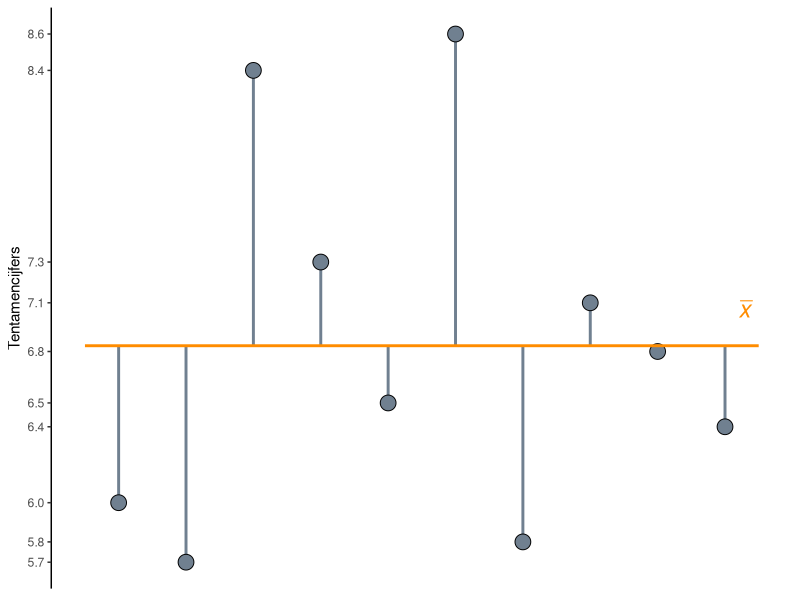
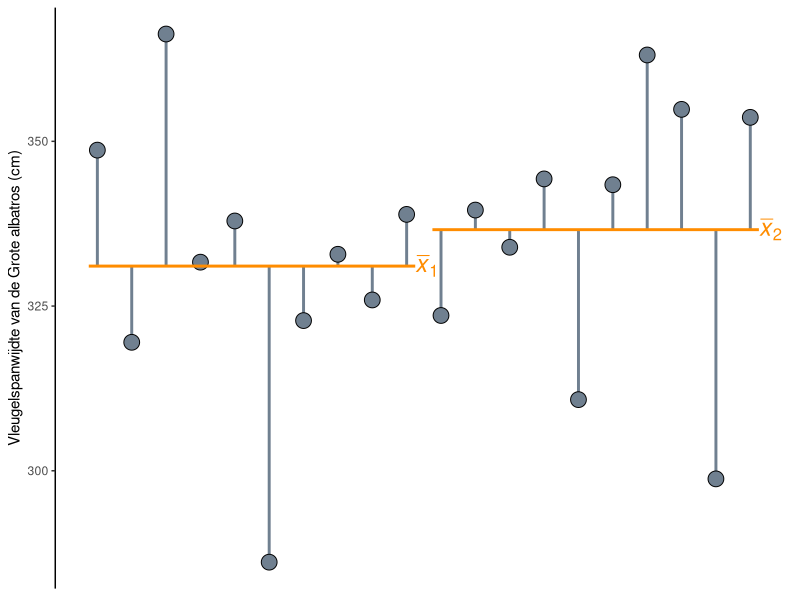
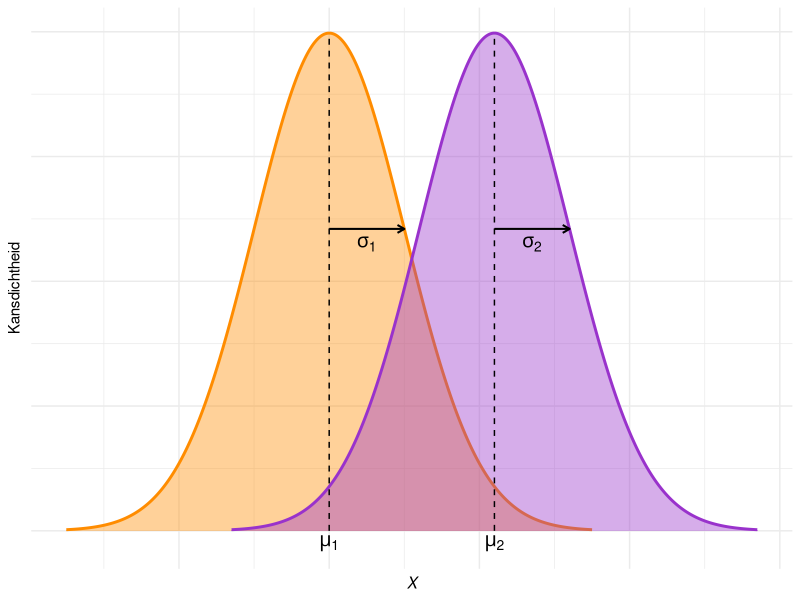

Source code (R) for these figures, in order:
## ---- chunk 1
#| eval: true
#| echo: false
#| output: false

library(ggplot2)

opvulkleur <- "darkorange"
lijnkleur1 <- "DarkOrchid"
lijnkleur2 <- "red"
lijnkleur3 <- "blue"

## ---- chunk 2
#| code-fold: true
#| warning: false
#| echo: false
#| fig-cap: "Met behulp van een $t$-toets kunnen we onderzoeken of het gemiddelde van een steekproef (bijvoorbeeld n = 10) significant verschilt van een verwachte waarde. De $t$-toets gaat ervan uit dat de data normaal verdeeld zijn."
#| label: fig-t-toets-1-var

library(ggplot2)

# Trek 10 getallen uit een normaalverdeling met gemiddelde mu en sd sigma
mu <- 6.5 # Gemiddelde van de normaalverdeling
sigma <- 1.5 # Standaarddeviatie van de normaalverdeling
x <- rnorm(10, mu, sigma)
data <- data.frame(y = x,
                   x = seq(10))
m <- mean(x) # Steekproefgemiddelde

ggplot(data, aes(x = x, y = y)) +
  # Verticale lijnen naar het gemiddelde
  geom_segment(
    aes(
      x = x, xend = x, 
      y = y, yend = m
    ),
    color = "SlateGray",
    linetype = "solid",
    size = 1
  ) +
  # Punten
  geom_point(
    shape = 21, 
    fill = "SlateGray", 
    size = 5
  ) +
  # Gemiddelde lijn
  annotate(
    "segment",
    x = 0.5, xend = 10.5, 
    y = m, 
    color = opvulkleur,
    size = 1
  ) +
  # Label bij de gemiddelde lijn
  annotate(
    "text",
    x = 10.2, 
    y = m + 0.2,
    label = expression(bar(italic(x))),
    color = opvulkleur,
    hjust = 0,
    size = 6
  ) +
  # Y-as instellen
  scale_y_continuous(
    breaks = x, 
    limits = c(min(x), max(x)),
    labels = scales::number_format(accuracy = 0.1)
  ) +
  ylab("Tentamencijfers") +
  # Geen x-as, geen gridlijnen
  theme_classic() +
  theme(
    axis.title.x = element_blank(),
    axis.text.x = element_blank(),
    axis.line.x = element_blank(),
    axis.ticks.x = element_blank(),
    panel.grid.major.x = element_blank(),
    panel.grid.minor.x = element_blank()
  )
## ---- chunk 3
#| code-fold: true
#| warning: false
#| fig-cap: "Met een $t$-toets voor twee steekproeven kun je testen of het gemiddelde van twee groepen significant van elkaar verschilt. Dit is nuttig wanneer je bijvoorbeeld wilt weten of een bepaalde behandeling een meetbaar effect heeft in vergelijking met een controlegroep."
#| label: fig-t-toets-2-var

set.seed(125)

mu <- 330 # Gemiddelde van de normaalverdeling
sigma <- 20 # Standaarddeviatie van de normaalverdeling
n <- 10 # Steekproefgrootte

# Steekproef 1
x1 <- rnorm(n, mu, sigma)
m1 <- mean(x1) # Steekproefgemiddelde

# Steekproef 2
x2 <- rnorm(n, mu, sigma)
m2 <- mean(x2) # Steekproefgemiddelde

# Maak dataframe met beide steekproeven
data <- data.frame(y = c(x1, x2),
                   x = seq(2*n),
                   z = c(rep(1, n), rep(2, n)),
                   m = c(rep(m1, n), rep(m2, n)))

ggplot(data, aes(x = x, y = y)) +
  # Verticale lijnen naar het gemiddelde
  geom_segment(
    aes(
      x = x, xend = x, 
      y = y, yend = m
    ),
    color = "SlateGray",
    linetype = "solid",
    size = 1
  ) +
  # Punten
  geom_point(
    shape = 21, 
    fill = "SlateGray", 
    size = 5
  ) +
  # Gemiddelde lijn voor steekproef 1
  annotate(
    "segment",
    x = 0.75, xend = 10.25, 
    y = m1, 
    color = opvulkleur,
    size = 1
  ) +
  # Label bij de gemiddelde lijn
  annotate(
    "text",
    x = 10.25, 
    y = m1,
    label = expression(bar(italic(`x`))[1]),
    color = opvulkleur,
    hjust = 0,
    size = 6
  ) +  
  # Gemiddelde lijn voor steekproef 2
  annotate(
    "segment",
    x = 10.75, xend = 20.25, 
    y = m2, 
    color = opvulkleur,
    size = 1
  ) +
  # Label bij de gemiddelde lijn
  annotate(
    "text",
    x = 20.25, 
    y = m2,
    label = expression(bar(italic(`x`))[2]),
    color = opvulkleur,
    hjust = 0,
    size = 6
  ) +
  # Y-as instellen
  scale_y_continuous(
   # breaks = data$y, 
    limits = c(min(data$y), max(data$y)),
    labels = scales::number_format(accuracy = 1)
  ) +
  ylab("Vleugelspanwijdte van de Grote albatros (cm)") +
  # Geen x-as, geen gridlijnen
  theme_classic() +
  theme(
    axis.title.x = element_blank(),
    axis.text.x = element_blank(),
    axis.line.x = element_blank(),
    axis.ticks.x = element_blank(),
    panel.grid.major.x = element_blank(),
    panel.grid.minor.x = element_blank()
  )
## ---- chunk 4
#| label: fig-model-t-test-2-var
#| fig-cap: "CAPTION"
#| echo: false
#| code-fold: true
#| warning: false

# Controleer of ggplot2 geladen is, zo niet, laad het pakket
if (!("ggplot2" %in% .packages())) {
  library(ggplot2)
}

verschil <- 2.2 # Verschuiving t.o.v. normaalverdeling 1

# Definieer de standaardnormale verdeling
x1 <- seq(-3.5, 3.5, length.out = 350)
data1 <- data.frame(x1 = x1, y1 = dnorm(x1))

# Definieer de standaardnormale verdeling
x2 <- seq(-3.5, 3.5, length.out = 350)
data2 <- data.frame(x2 = x2 + verschil, y2 = dnorm(x2))

normaalGeneriek <- 
  # Plot maken
  ggplot() +
  geom_line(data = data1, aes(x1, y1), color = "darkorange", linewidth = 1) + # Curve van de standaardnormale verdeling
  geom_area(data = data1, aes(x1, y1), fill = "darkorange", alpha = 0.4) +
  geom_line(data = data2, aes(x2, y2), color = "darkorchid", linewidth = 1) + # Curve van de standaardnormale verdeling
  geom_area(data = data2, aes(x2, y2), fill = "darkorchid", alpha = 0.4) +
  scale_y_continuous(labels = NULL) + # getallen van y-as weglaten
  scale_x_continuous(labels = NULL) + # getallen van x-as weglaten
  labs(
    y = "Kansdichtheid", 
    x = expression(italic(X))
  ) + # Labels voor de assen
  theme_minimal()

# Hoogte van de pijl bepalen
h <- exp(-0.5) / sqrt(2 * pi)

pijl1 <- geom_segment(
    aes(x = 0, xend = 1, y = h, yend = h), 
    arrow = arrow(length = unit(0.2, "cm")), 
    color = "black", 
    linewidth = 0.7
  ) # Pijl voor standaarddeviatie verdeling 1
pijl2 <- geom_segment(
    aes(x = verschil, xend = verschil + 1, y = h, yend = h), 
    arrow = arrow(length = unit(0.2, "cm")), 
    color = "black", 
    linewidth = 0.7
  ) # Pijl voor standaarddeviatie verdeling 2

normaalGeneriek + pijl1 + pijl2 +
  annotate(
    "text", 
    x = 0.5, 
    y = 0.95 * h, # Use the variable h to scale the y-coordinate
    label = expression(italic(sigma)[1]), # Use expression() for mathematical notation
    color = "black", 
    size = 5, 
    hjust = 0.5, 
    vjust = 0.5
  ) +
  annotate(
    "text", 
    x = verschil + 0.5, 
    y = 0.95 * h, # Use the variable h to scale the y-coordinate
    label = expression(italic(sigma)[2]), # Use expression() for mathematical notation
    color = "black", 
    size = 5, 
    hjust = 0.5, 
    vjust = 0.5
  ) +
  annotate(
    "text",
    x = 0,
    y = -0.01,
    label = expression(mu[1]),
    color = "black",
    size = 5
  ) +
  annotate(
    "text",
    x = verschil,
    y = -0.01,
    label = expression(mu[2]),
    color = "black",
    size = 5
  ) +
  annotate(
    "segment",
    x = 0,
    y = 0,
    yend = max(data1$y1),
    color = "black",
    linetype = 2
  ) +
  annotate(
    "segment",
    x = verschil,
    y = 0,
    yend = max(data2$y2),
    color = "black",
    linetype = 2
  )
  
